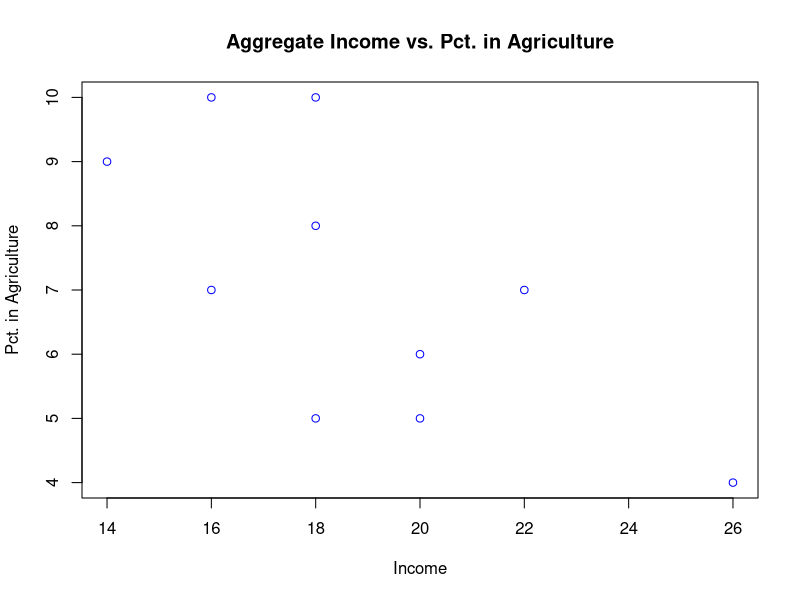
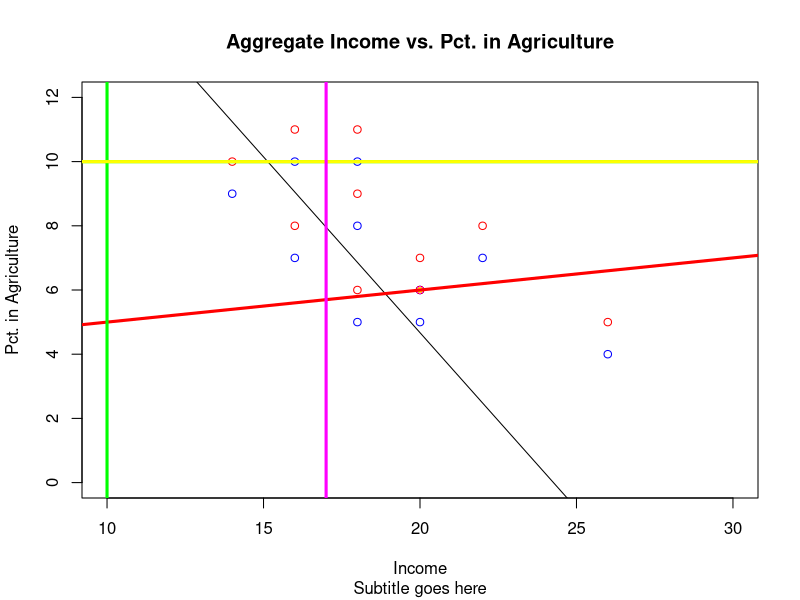
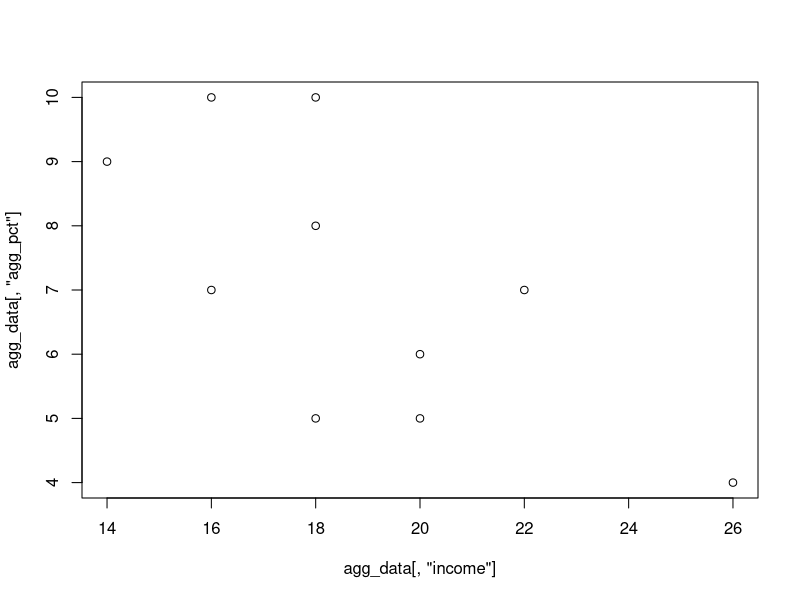
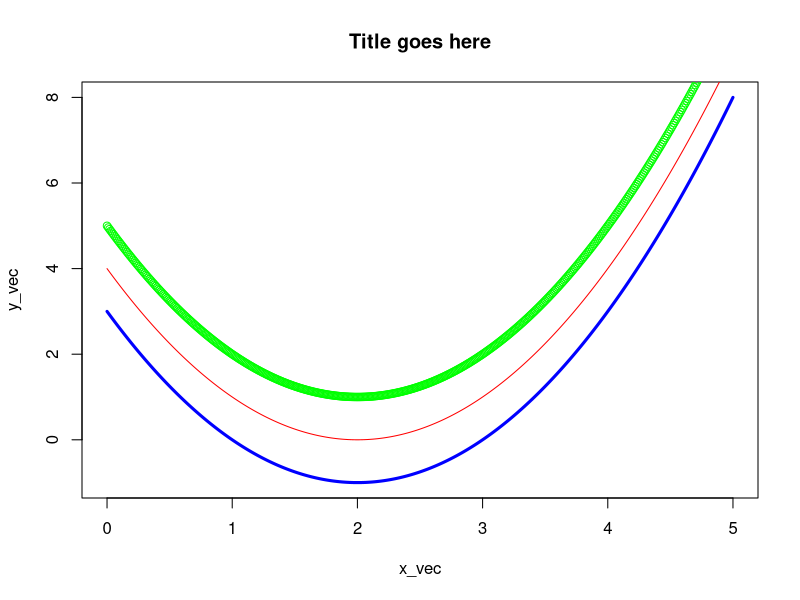
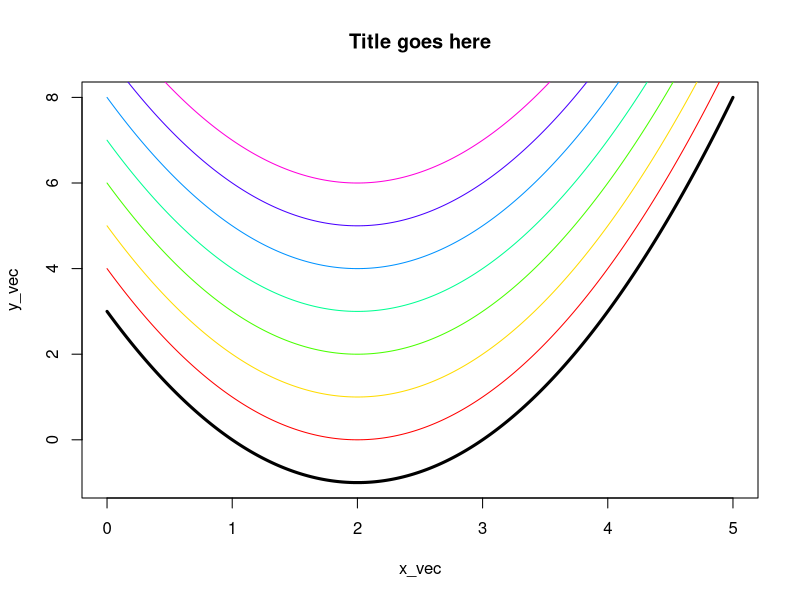

The R source for these figures, in order:
##################################################
# 
# GEB 6895: Tools for Business Intelligence
# 
# OLS Regression Demo
# Regression with Data Entered Directly into the Script
# 
# Lealand Morin, Ph.D.
# Assistant Professor
# Department of Economics
# College of Business Administration
# University of Central Florida
# 
# September 16, 2019
# 
##################################################
# 
# Calculating_beta_hat gives an example of OLS regression
#   using data entered within this script.
#   It includes exercises to calculate the OLS
#   estimates from direct calculation and optimization.
# 
# Dependencies:
#   None. 
# 
##################################################


##################################################
# Preparing the Workspace
##################################################

# Clear workspace.
rm(list=ls(all=TRUE))

# Set working directory.
# wd_path <- '/path/to/your/folder' 
# Not required, since this program does not interact with other files.

# setwd(wd_path)

# No libraries required.
# Otherwise would have a command like the following.
# library(name_of_R_package)


##################################################
# Enter the dataset and run regression
##################################################

# Enter the numbers in the dataset.
income_data  <- c(14, 18, 18, 16, 16, 26, 20, 18, 20, 22)
agg_pct_data <- c(9, 10, 8, 7, 10, 4, 5, 5, 6, 7)
agg_data <- data.frame(income = income_data, 
                       agg_pct = agg_pct_data)

# Inspect the data.
summary(agg_data)

# Plot a scattergraph of income and housing prices. 
plot(agg_data[, 'income'], 
     agg_data[, 'agg_pct'], 
     main = 'Aggregate Income vs. Pct. in Agriculture', 
     xlab = 'Income', 
     ylab = 'Pct. in Agriculture', 
     col = 'blue')



# Estimate a regression model.
lm_model <- lm(data = agg_data, 
               formula = income ~ agg_pct)

# Output the results to screen.
summary(lm_model)

# Store the slope coefficient. 
beta_1_hat_lm <- NA


##################################################
# Estimating beta from direct calculation
##################################################

# Calculate the estimate of the slope coefficient above. 

y <- agg_data[, 'income']
x <- agg_data[, 'agg_pct']

# ...

beta_1_hat_calc <- NA

# Compare with the output above. 


##################################################
# Estimating beta from solving equations
##################################################

# Part i: Define matrices for normal equations.

X_T_x <- NA

X_T_y <- NA

# Part ii: Solve the equations for beta. 

beta_hat_norm <- NA


##################################################
# Estimating beta from optimization
##################################################

# Part i: Sum of Squared residuals.

# Note that beta is a vector of two coefficients. 

# Notation to match f(x, a, b)
# where f() -> ssr(), x -> beta, a -> y, b -> x

# Test with this:
beta_test_ssr <- c(coef(lm_model)['(Intercept)'], 
                   coef(lm_model)['agg_pct'])

ssr <- function(beta, y, x) {
  
  beta_0 <- beta[1]
  beta_1 <- beta[2]
  
  # ...
  
  ssr <- NA
  
  return(ssr)
}

# 
sqrt(ssr(beta_test_ssr, y, x)/8)
# Should get: 
# Residual standard error: 2.658

# Part ii: Plot the SSR function on a graph.

# Draw several lines for fixed values of beta_0, 
# with candidate values of beta_1 on the horizontal axis.

# Verify that the maximum is at the beta_hat estimate.


# Part iii: Optimize the SSR function w.r.t. beta. 

# ...

beta_hat_opt <- NA


# Compare with the output above. 


##################################################
# Practice with graphs
##################################################


# Plot a scattergraph of income and housing prices. 
plot(agg_data[, 'income'], 
     agg_data[, 'agg_pct'], 
     main = 'Aggregate Income vs. Pct. in Agriculture', 
     sub = 'Subtitle goes here', 
     xlab = 'Income', 
     ylab = 'Pct. in Agriculture', 
     xlim = c(10, 30),
     ylim = c(0, 12),
     col = 'blue')
points(agg_data[, 'income'], 
       agg_data[, 'agg_pct'] + 1, 
       col = 'red')
points(20, 6, col = 'magenta', pch = 16)
points(20, 6, col = 'yellow', pch = 20)
abline(lm_model)
abline(a = 4, # Intercept
       b = 0.1,  # Slope
       lwd = 3, col = 'red')
abline(h = c(10, 25), v = c(3, 10), 
       lwd = 3, col = 'green')
abline(h = c(10, 25), 
       lwd = 3, col = 'yellow')
abline(v = c(17), 
       lwd = 3, col = 'magenta')




plot(agg_data[, 'income'], 
     agg_data[, 'agg_pct'])



# Example of line.
x_vec <- seq(0, 5, by = 0.01)
y_vec <- (x_vec - 2)^2 - 1


plot(x_vec, y_vec, 
     main = 'Title goes here', 
     type = 'l', 
     lwd = 3, # line width.
     col = 'blue')
lines(x_vec, y_vec + 1, col = 'red')
points(x_vec, y_vec + 2, col = 'green')


plot(x_vec, y_vec, 
     main = 'Title goes here', 
     type = 'l', 
     lwd = 3, # line width.
     col = 'black')
color_list <- rainbow(7)
for (i in 1:7) {
  lines(x_vec, y_vec + i, col = color_list[i])
}

##################################################
# End
##################################################
